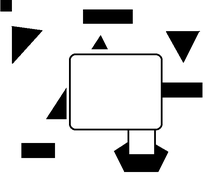
%> input picture Grado_Ingenieria_Informatica/Asignaturas_Optativas/Robotica/Practicas/robotica/cuadro4.bmp, 220 x 186 px, shrunk from 628 x 532 before the run
$ octave ejemplo_llamada_A_star.m   (GNU Octave 9; MATLAB toolbox functions it lacks are replaced by stand-ins)
%> lines starting %> are read from the running program, lines starting %| are printed output that depends on the picture; in (x1, y1, x2, y2) boxes, pixels count from 0 and x2, y2 are one past the last pixel; in counts of white or black regions, pixels touching at a corner belong together; the program's own positions count from 1
### Grado_Ingenieria_Informatica/Asignaturas_Optativas/Robotica/Cinematica/Practicas/robotica/A_estrella.m
%%%%%%%%%%%%%%%%%%%%%%%%%%%%%%%%%%%%%%%%%%%%%%%%%%%%%%%%%%%%%%%%%%%%%%%%%%%%%%%%%%%%%%%%%%%%%
% START ALGORITHM
%%%%%%%%%%%%%%%%%%%%%%%%%%%%%%%%%%%%%%%%%%%%%%%%%%%%%%%%%%%%%%%%%%%%%%%%%%%%%%%%%%%%%%%%%%%%%
function Optimal_path=A_estrella(MAPA, delta)

% obtiene información de los obstáculos a partir del mapa
% e introduce coordenadas de inicio y destino.
% Mapa es una imagen bmp y delta el tamaño de las celdas del grid
% para realizar la busqueda, luego llama a la función principal que
% implementa el algoritmo A*
% 21/12/15 FGB

f_handle=figure;
image(MAPA);
axis xy
grid on
hold on
set(gca,'xtick',[1:delta:700])
set(gca,'ytick',[1:delta:700])


%MAP stores the coordinates of the map and the
%Objects in each coordinate

MAP_INI=(int8((MAPA(:,:,1))/255)*3)-1;

MAP=MAP_INI;

limites=size(MAP);

% The new simplified map
MAPB=2*ones(floor(limites(1)/delta),floor(limites(2)/delta));

%Updating the simplified map
for m=0:(floor(limites(2)/delta))
    for h=0:(floor(limites(1)/delta))
        for  i=(m*delta)+1:(m*delta)+delta
            for  j=(h*delta)+1:((h*delta)+delta)
                if (i>limites(2)|j>limites(1))
                    break
                end
                if MAP(j,i)==-1;
                    MAPB(m+1,h+1)=-1;
                    break
                end

            end

        end

    end
end

%Writing stars on the origial map

limites2=size(MAPB);

for m=1:limites2(1)
    for h=1:limites2(2)
         if MAPB(m,h)==-1;
            plot(((m-1)*delta)+(delta/2),((h-1)*delta)+(delta/2),'*g');
            %drawnow
         end
    end
end


%The target
xlabel('Please Select the Vehicle initial position using the Left Mouse button','Color','black');
but=0;
while (but ~= 1) %Repeat until the Left button is not clicked
    [xval,yval,but]=ginput(1);
end

xTarget=floor(xval/delta)+1;%X Coordinate of the Target
yTarget=floor(yval/delta)+1;%Y Coordinate of the Target

MAPB(xTarget,yTarget)=0;%Initialize MAP with location of the target
plot(xval,yval,'rd');
text(xval,yval,'Start');

%The initial position
xlabel('Please Select the Target ','Color','black');
but=0;
while (but ~= 1) %Repeat until the Left button is not clicked
    [xval,yval,but]=ginput(1);
end

xStart=floor(xval/delta)+1;%Starting Position
yStart=floor(yval/delta)+1;%Starting Position

MAPB(xStart,yStart)=1;
plot(xval,yval,'bo');
text(xval,yval,'Target');

% [11 lines of commented-out code are left out]


end


% [149 lines left out: function Alg_estrella, not called in this run]

function dist = distance(x1,y1,x2,y2)
dist=sqrt((x1-x2)^2 + (y1-y2)^2);
end

% [101 lines left out: functions expand_array, insert_open, min_fn, node_index, not called in this run]

### Grado_Ingenieria_Informatica/Asignaturas_Optativas/Robotica/Practicas/robotica/ejemplo_llamada_A_star.m
%%%%%%%%%%%%%%%%%%%%%%%%%%%%%%%%%%%%%%%%%%%%%%%%%%%%%
% Ejemplo de uso del algorithmo A* en un mapa definido por un bmp
% 21-12-2015
%   fgb
%%%%%%%%%%%%%%%%%%%%%%%%%%%%%%%%%%%%%%%%%%%%%%%%%%%%%

clear all
clc
%Carga el fichero  BMP
MAPA = imread('.\cuadro4.bmp');
%> MAPA is the input picture: size 186x220x3 uint8; min 0, max 255, mean 223

%Transformaci髇 para colocar correctamente el origen del Sistema de
%Referencia
MAPA(1:end,:,:)=MAPA(end:-1:1,:,:);
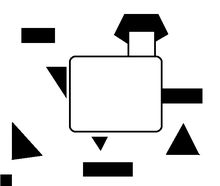
%> MAPA: size 186x220x3 uint8; min 0, max 255, mean 223; mean of the top-left, top-right, bottom-left and bottom-right quarters 231.2, 221.2, 220.5, 219

%Tama駉 de las celdas del grid
%delta=15;
delta=35;
%delta=50;
%Llamada del algoritmo
Optimal_path=A_estrella(MAPA, delta);
%> in A_estrella, `MAP_INI=(int8((MAPA(:,:,1))/255)*3)-1;`:
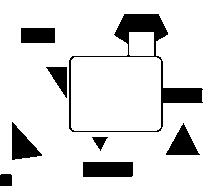
%> MAP_INI: size 186x220 int8; values -1 (black) and 2 (white), 87.6% white; 8 black regions, largest, box (x1, y1, x2, y2) and area: (69, 14, 203, 132) 2086, (83, 162, 133, 177) 749, (12, 122, 42, 160) 596
%> after the loop in A_estrella, `for m=0:(floor(limites(2)/delta))`: MAPB = [-1 -1 2 -1 -1 -1; -1 -1 -1 -1 -1 2; 2 -1 -1 -1 -1 -1; -1 -1 2 -1 -1 -1; -1 -1 -1 -1 -1 2; 0 0 -1 -1 -1 0]
%> in A_estrella, `limites2=size(MAPB);`: limites2 = [6 6]
%> the loop in A_estrella, `for m=1:limites2(1)` made 6 passes
%> in A_estrella, `xlabel('Please Select the Vehicle initial position using the Left Mous..`:
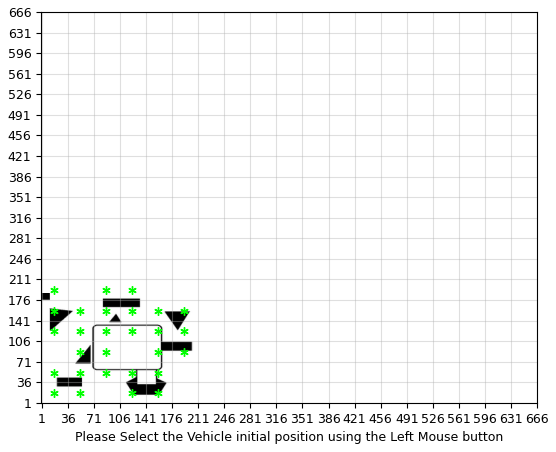
%> figure redrawn from the program's plot data
%> the run ends on the next line

$ run again, with Grado_Ingenieria_Informatica/Asignaturas_Optativas/Robotica/Practicas/robotica/pistaNoPunto.bmp copied over Grado_Ingenieria_Informatica/Asignaturas_Optativas/Robotica/Practicas/robotica/cuadro4.bmp
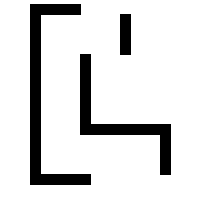
%> input picture Grado_Ingenieria_Informatica/Asignaturas_Optativas/Robotica/Practicas/robotica/pistaNoPunto.bmp, 201 x 215 px
%> MAPA is the input picture: size 215x201x3 uint8; 86.9% white; 3 black regions, box (x1, y1, x2, y2) and area: (30, 4, 91, 185) 2981, (80, 54, 171, 175) 2211, (120, 14, 131, 55) 451
%> `MAPA(1:end,:,:)=MAPA(end:-1:1,:,:);`:
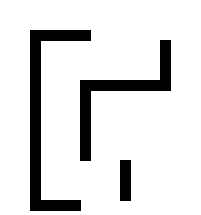
%> MAPA: size 215x201x3 uint8; 86.9% white; 3 black regions, box (x1, y1, x2, y2) and area: (30, 30, 91, 211) 2981, (80, 40, 171, 161) 2211, (120, 160, 131, 201) 451
%> after the loop in A_estrella, `for m=0:(floor(limites(2)/delta))`: MAPB = [-1 -1 -1 -1 -1 -1 -1; -1 -1 -1 -1 -1 -1 -1; -1 -1 -1 -1 -1 -1 -1; 2 2 -1 2 -1 -1 0; 2 -1 -1 2 2 0 0; 2 2 2 2 2 0 0]
%> limites2 = [6 7]
%> the loop in A_estrella, `for m=1:limites2(1)` made 6 passes
%> in A_estrella, `xlabel('Please Select the Vehicle initial position using the Left Mous..`:
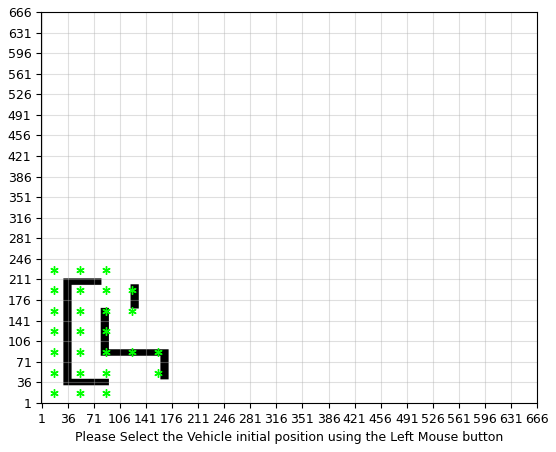
%> figure redrawn from the program's plot data
